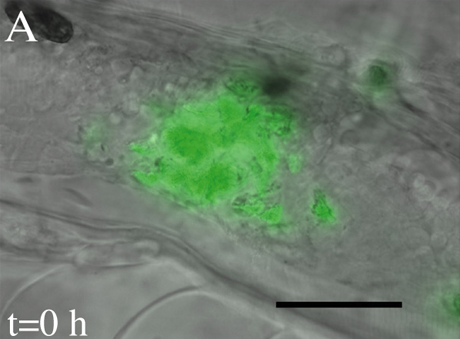
#> input picture g004-A1.png, 460 x 339 px
$ python c13-1-1_img_analyzing.py
#> lines starting #> are read from the running program, lines starting #| are printed output that depends on the picture; after the words box and inside, x2 and y2 are one past the last pixel; in counts of white or black regions, pixels touching at a corner belong together; long printed decimals are rounded
import numpy as np
import matplotlib.pyplot as plt
import matplotlib.image as mpimg

img = mpimg.imread('g004-A1.png')
#> img is the input picture: shape (339, 460, 3) float32; mean R, G, B 0.419, 0.482, 0.418

tresh = 0.58
offset = 0.05
tresh_diff = tresh - offset
is_pixel_not_red = img[:, :, 0] < tresh_diff
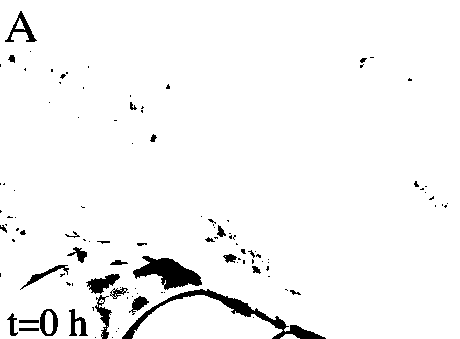
#> is_pixel_not_red: shape (339, 460) bool; 96.3% white; 113 black regions (83 under 20 px), largest, box (x1, y1, x2, y2) and area: (122, 289, 326, 339) 1517, (133, 256, 202, 290) 1191, (86, 274, 120, 294) 345
is_pixel_green = img[:, :, 1] > tresh
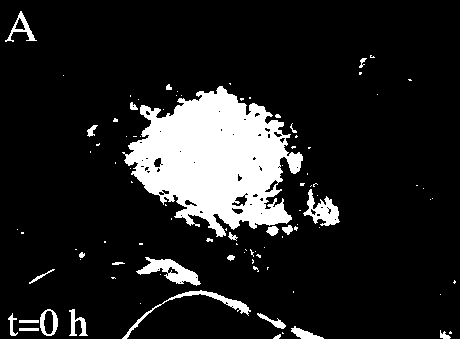
#> is_pixel_green: shape (339, 460) bool; 12.9% white; 96 white regions (69 under 20 px), largest, box (x1, y1, x2, y2) and area: (122, 86, 303, 237) 15912, (136, 257, 201, 286) 783, (303, 189, 340, 226) 627
is_pixel_not_blue = img[:, :, 2] < tresh_diff
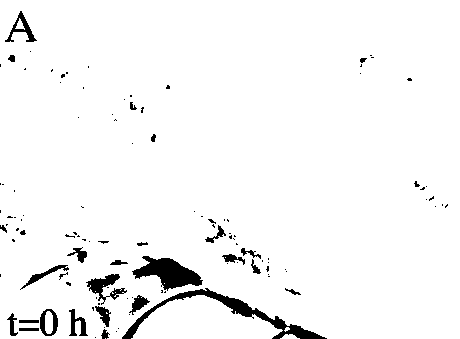
#> is_pixel_not_blue: shape (339, 460) bool; 96.1% white; 112 black regions (83 under 20 px), largest, box (x1, y1, x2, y2) and area: (122, 288, 327, 339) 1589, (132, 256, 203, 291) 1240, (86, 274, 127, 305) 461
condition = np.logical_and(
    np.logical_and(is_pixel_green, is_pixel_not_red),
    is_pixel_not_blue)
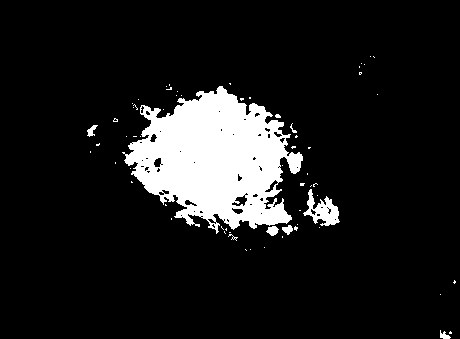
#> condition: shape (339, 460) bool; 10.8% white; 65 white regions (57 under 20 px), largest, box (x1, y1, x2, y2) and area: (122, 86, 303, 234) 15761, (303, 189, 340, 226) 627, (266, 226, 279, 236) 85

img_highlight = img.copy()
img_highlight[:, :, 0] = np.where(condition, 1.0, img[:, :, 0])
img_highlight[:, :, 1] = np.where(condition, 0.0, img[:, :, 1])
img_highlight[:, :, 2] = np.where(condition, 1.0, img[:, :, 2])
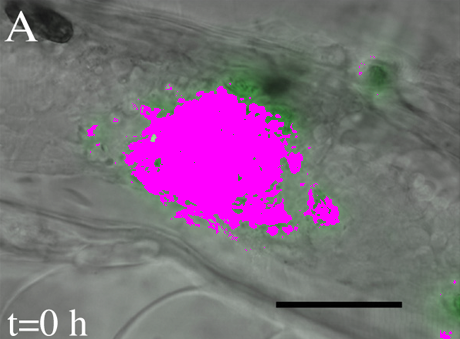
#> img_highlight: shape (339, 460, 3) float32; mean R, G, B 0.489, 0.41, 0.489

plt.imsave('g004-A1_highlight.png', img_highlight)

percent_green = np.sum(condition) / np.size(condition) * 100
#> percent_green = 10.85
print('Percent "green":', percent_green)
#| Percent "green": 10.849
